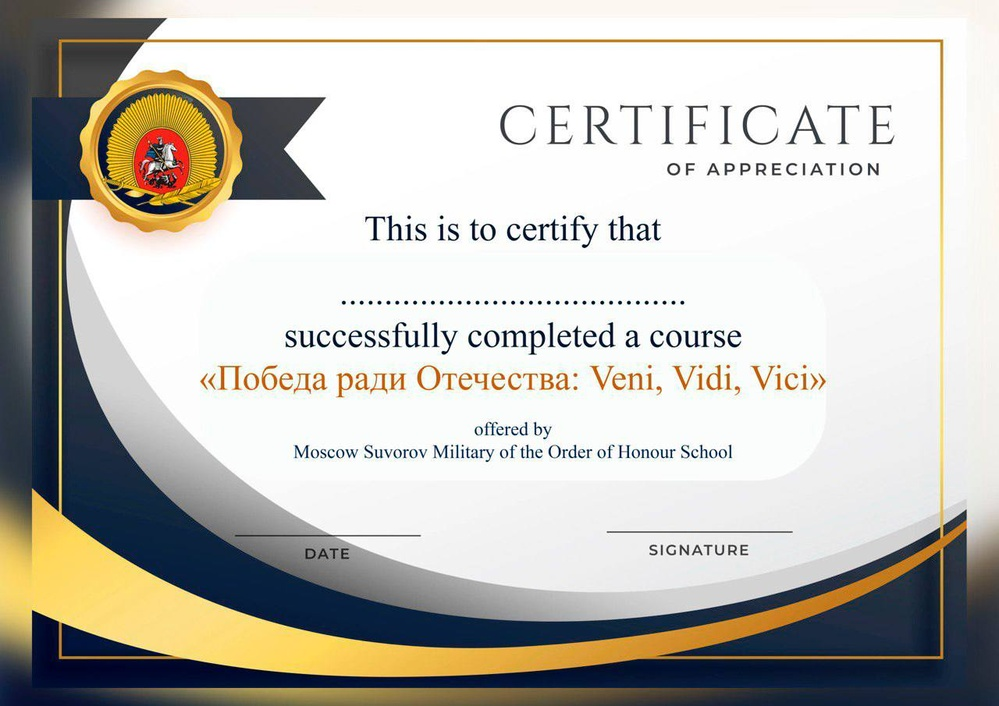
#> input picture сертификат/certificat.jpg, 999 x 706 px, shrunk from 1280 x 905 before the run
$ python sertificat.py
#> lines starting #> are read from the running program, lines starting #| are printed output that depends on the picture
import smtplib
from email.mime.multipart import MIMEMultipart
from email.mime.text import MIMEText
from email.mime.base import MIMEBase
from email import encoders
from PIL import Image, ImageDraw, ImageFont
from datetime import datetime
import os
from pathlib import Path

from config import EMAIL_ADDRESS, EMAIL_PASSWORD


def create_certificate(name, output_path):
#> called with name = 'Фамилия Имя Отчество'
    current_dir = Path(__file__).parent

    def calculate_y(x):
        points = [
            (45, 2.7),
            (40, 2.65),
            (30, 2.6),
            (20, 2.5),
            (10, 2.45)
        ]

        points.sort(reverse=True)

        if x > points[0][0] or x < points[-1][0]:
            raise ValueError(f"x должен быть в диапазоне [{points[-1][0]}, {points[0][0]}]")

        for i in range(len(points) - 1):
            x1, y1 = points[i]
            x2, y2 = points[i + 1]
            if x1 >= x >= x2:
                y = y1 + (x - x1) * (y2 - y1) / (x2 - x1)
                return round(y, 3)

        raise ValueError("Ошибка при интерполяции")

    # Загрузка шаблона сертификата
    file_path = current_dir / "certificat.jpg"
    if not file_path.exists():
        raise FileNotFoundError(f"Файл не найден: {file_path}")

    certificate_template = Image.open(file_path)
#> certificate_template is the input picture: PIL image 999x706 RGB; mean R, G, B 193.5, 191.4, 184.4
    draw = ImageDraw.Draw(certificate_template)

    # Размеры изображения
    image_width, image_height = certificate_template.size
#> image_width = 999; image_height = 706

    # Цвет текста
    text_color = (0, 0, 0)

    # Максимальная ширина текста
    max_text_width = int(image_width * 0.8)
#> max_text_width = 799

    # Размер шрифта для имени
    font_size_name = 38
    font_path = current_dir / "arial.ttf"

    while True:
        font_name = ImageFont.truetype(str(font_path), size=font_size_name)
        text_bbox = draw.textbbox((0, 0), name, font=font_name)
        text_width = text_bbox[2] - text_bbox[0]

        if text_width <= max_text_width:
            break

        font_size_name -= 1
        if font_size_name < 10:
            raise ValueError("Текст слишком длинный для размещения на сертификате.")
#> this loop made 1 pass
#> (text_bbox, text_width) on pass 1: ((0, 7, 472, 36), 472)
#> after the loop, font_size_name = 38

    # Расположение текста имени
    text_position_x = (image_width - text_width) // 2
#> text_position_x = 263
    text_position_y = image_height // calculate_y(font_size_name)
#> the loop in calculate_y, `for i in range(len(points) - 1):` made 2 passes
#> y on pass 2: 2.64
#> text_position_y = 267

    # Добавление текста (ФИО участника)
    draw.text((text_position_x, text_position_y), name, fill=text_color, font=font_name)

    # Добавление даты
    date = datetime.now().strftime("%d.%m.%Y")
    font_size_date = 32
    font_date = ImageFont.truetype(str(font_path), size=font_size_date)

    date_bbox = draw.textbbox((0, 0), date, font=font_date)
#> date_bbox = (0, 7, 183, 30)
    date_width = date_bbox[2] - date_bbox[0]
#> date_width = 183
    date_height = date_bbox[3] - date_bbox[1]
#> date_height = 23

    date_position_x = date_width + 170
#> date_position_x = 353
    date_position_y = image_height - date_height - 230
#> date_position_y = 453

    draw.text((date_position_x, date_position_y), date, fill=text_color, font=font_date)

    # Сохранение готового сертификата
    certificate_template.save(output_path)
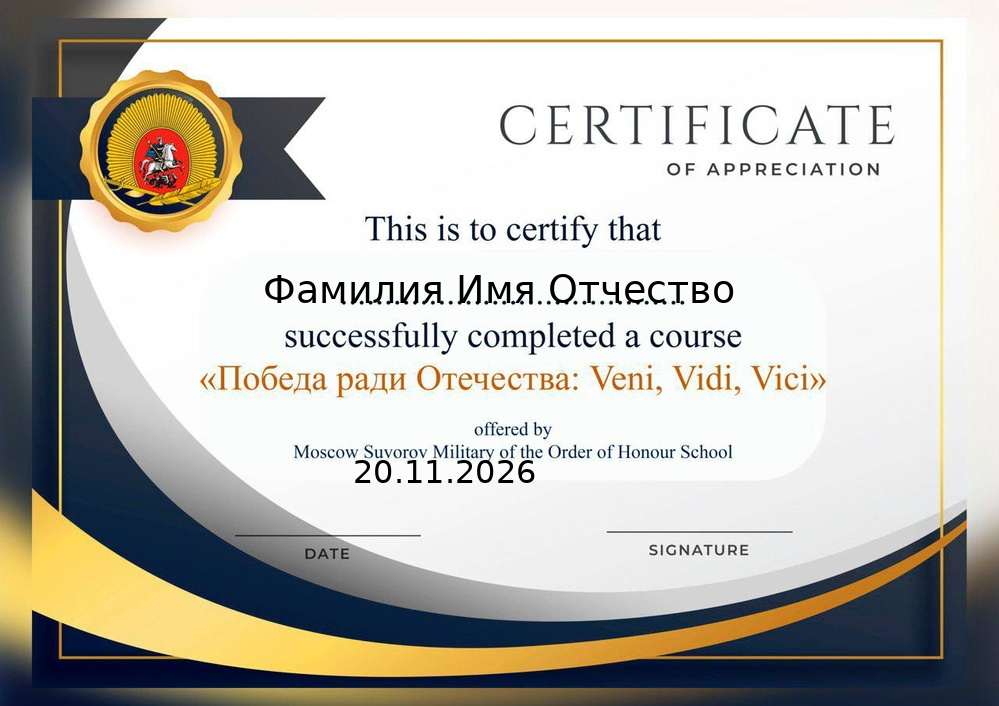
#> saved as certificate_output.jpg: PIL image 999x706 RGB; mean R, G, B 191.8, 189.7, 182.7
    print(f"Сертификат сохранен: {output_path}")
    return True


def send_mail_with_image(image_path, recipients, familia, ima, otchestvo):
    current_dir = Path(__file__).parent

    try:
        output_file = current_dir / 'certificate_output.jpg'
        res = create_certificate(f'{familia} {ima} {otchestvo}', output_file)
        if not res:
            return False

        # SMTP server configuration
        server = 'smtp.mail.ru'
        user = EMAIL_ADDRESS
        password = EMAIL_PASSWORD

        sender = EMAIL_ADDRESS
        subject = 'Изображение'

        html_template_path = current_dir / "image_template.html"
        if not html_template_path.exists():
            raise FileNotFoundError(f"Файл не найден: {html_template_path}")

        with open(html_template_path, 'r', encoding='utf-8') as file:
            html = file.read()

        # Создаем multipart сообщение
        msg = MIMEMultipart('related')
        msg['Subject'] = subject
        msg['From'] = f'MSVU support <{sender}>'.encode('utf-8').decode('utf-8')  # Кодируем в UTF-8
        msg['To'] = ', '.join(recipients).encode('utf-8').decode('utf-8')  # Кодируем в UTF-8
        msg['Reply-To'] = sender
        msg['Return-Path'] = sender

        # Attach the image to the email
        with open(output_file, 'rb') as img_file:
            mime_image = MIMEBase('image', 'jpeg')
            mime_image.set_payload(img_file.read())
            encoders.encode_base64(mime_image)
            mime_image.add_header('Content-Disposition', 'attachment', filename=output_file.name)
            mime_image.add_header('Content-ID', '<image>')
            msg.attach(mime_image)

        # Replace the placeholder in the HTML template with the correct Content-ID
        html = html.replace('{{IMAGE_CID}}', 'cid:image')

        # Attach the HTML part
        part_html = MIMEText(html, 'html', 'utf-8')  # Явно указываем кодировку UTF-8
        msg.attach(part_html)

        # Send the email
        mail = smtplib.SMTP_SSL(server)
        mail.login(user, password)
        mail.sendmail(sender, recipients, msg.as_string().encode('utf-8'))  # Кодируем в UTF-8
        mail.quit()

        try:
            os.remove(output_file)
        except Exception as err:
            print(f'Ошибка удаления файла: {err}')

        return True

    except Exception as err:
        import traceback
        print(traceback.format_exc())
        print(f'Ошибка отправки письма: {err}')
        return False


if __name__ == "__main__":
    r = send_mail_with_image(
        'certificate_output.jpg',
        ['pasechnikov.leha@inbox.ru'],
        'Фамилия',
        'Имя',
        'Отчество'
    )
    print('Успех:', r)
